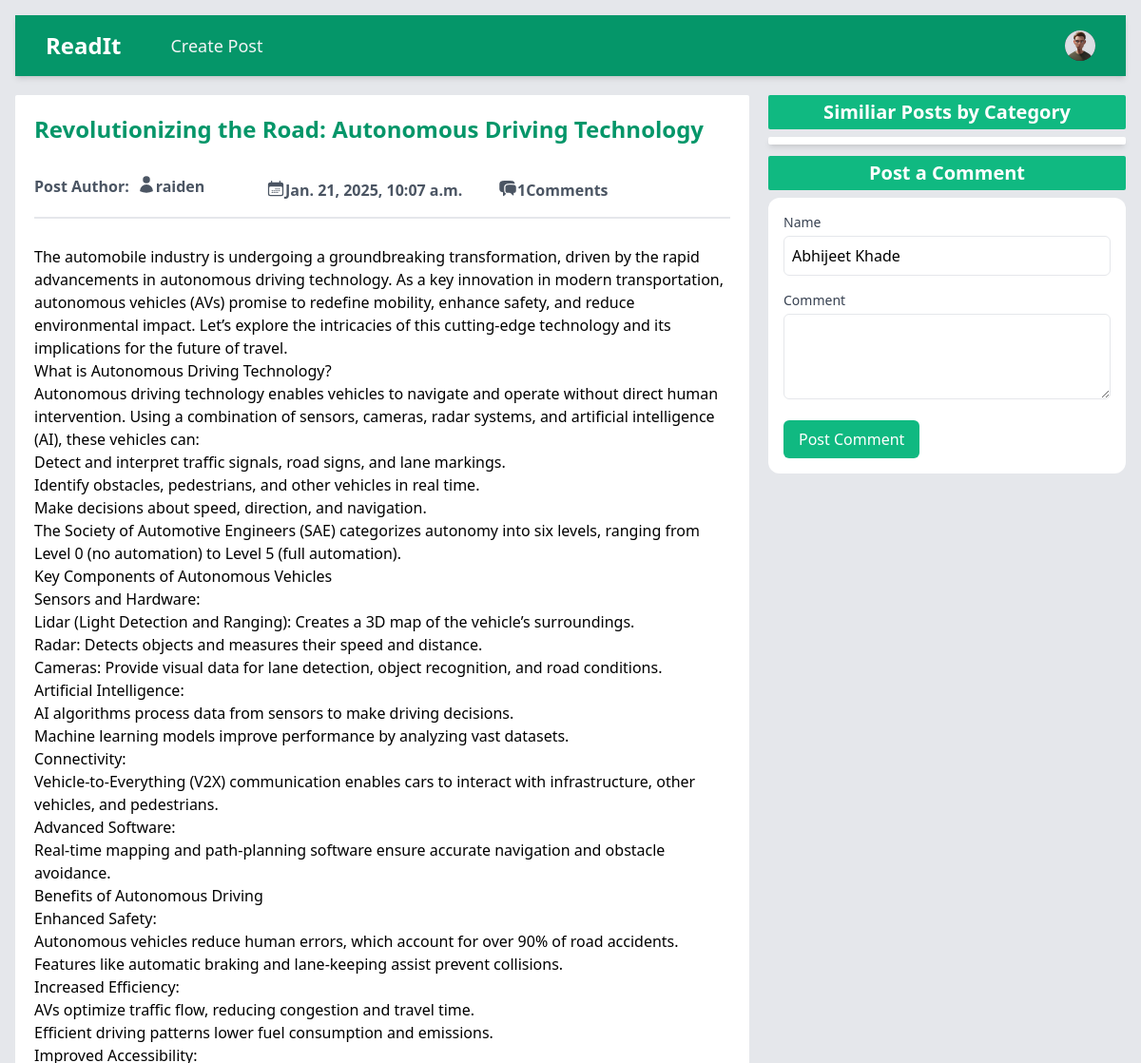
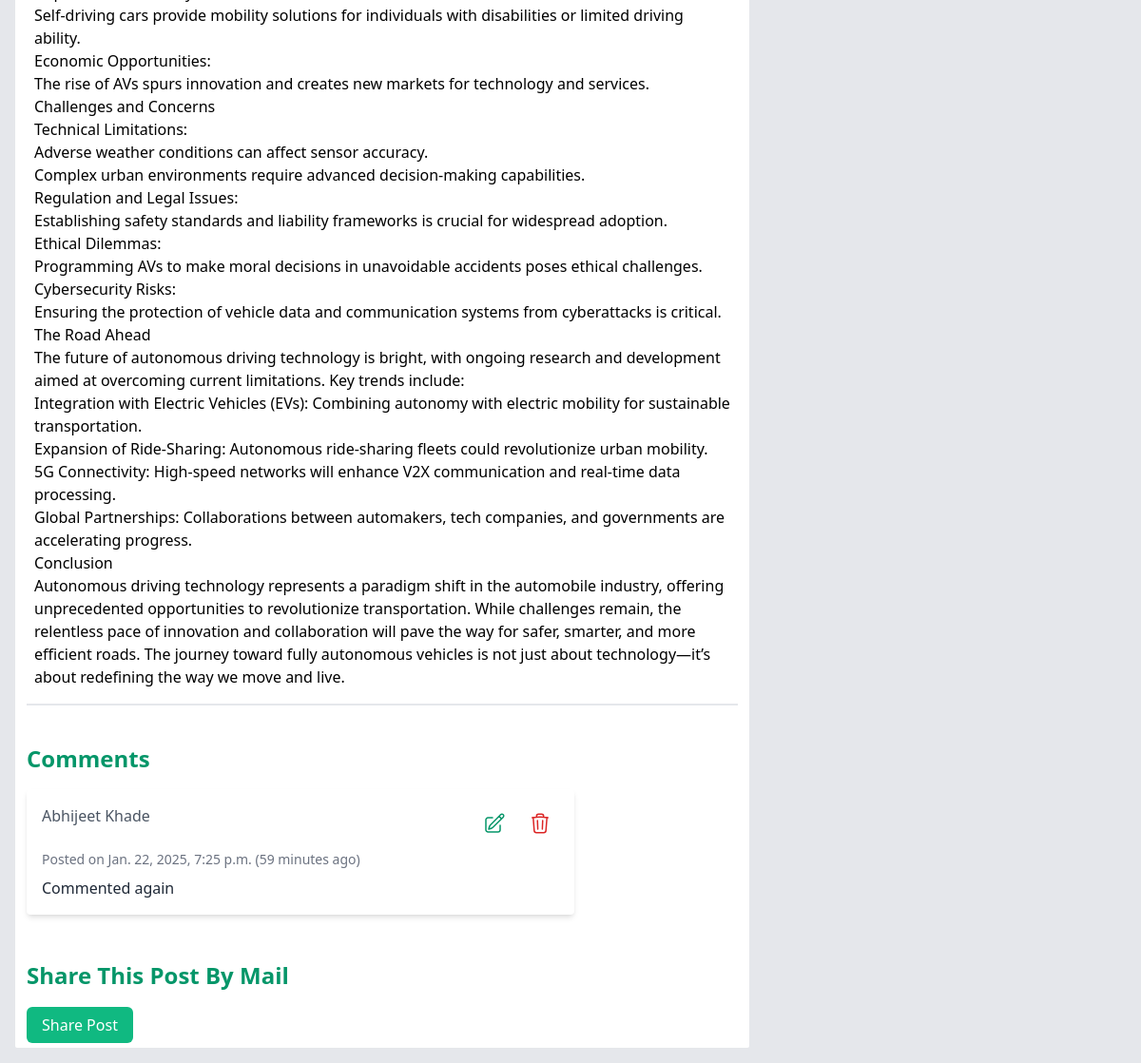
/read_post/be972665-3214-4772-821d-a4b12058b0da/revolutionizing-the-road-autonomous-driving-technology/ (signed in), run on the app's committed database (2 pictures, top to bottom).
### base/models.py (models this page shows, shortened)
class Post(models.Model):
    id = models.UUIDField(primary_key=True, max_length=15, editable=False, default=uuid.uuid4)
    title = models.CharField(max_length=250)
    slug = models.SlugField(max_length=250, unique_for_date='created', null=True, blank=True)
    author= models.ForeignKey(User, on_delete= models.CASCADE)
    body = models.TextField()
    image = models.ImageField(upload_to='blog_images/', default='default_blogimage.jpg')
    category = models.CharField(max_length=100)
    created = models.DateTimeField(auto_now=True)
    updated = models.DateTimeField(auto_now=True)
    class Meta:
        ordering = ['-created']
        indexes = [models.Index(fields=['-created'])]

class Comment(models.Model):
    id = models.UUIDField(primary_key=True, max_length=15, editable=False, default=uuid.uuid4)
    author = models.CharField(max_length=50)
    c_post = models.ForeignKey(Post, on_delete=models.CASCADE, related_name='comments')
    body = models.TextField()
    created = models.DateTimeField(auto_now=True)
    edited = models.DateTimeField(auto_now=True)
    registered_user = models.ForeignKey(User, on_delete=models.CASCADE, null=True, blank=True)

### base/views.py (the view, shortened to what this page needs)
# urls.py: path('read_post/<str:id>/<str:slug>/', views.read_post, name='read_post'),
def read_post(request, id, slug):
    post = Post.objects.get(id=id, slug=slug)
    similar_posts = Post.objects.filter(category=post.category)
    post_comments = Comment.objects.filter(c_post=post)
    return render(request, 'post.html', {
        'post': post,
        'similar_posts': similar_posts,
        'post_comments': post_comments,
    })

### base/templates/post.html (shortened to what this page needs)
{% load static %}
<!DOCTYPE html>
<html lang="en">
<head>
  <link rel="stylesheet" href="{% static 'style.css' %}" />
</head>
<body class="p-4 bg-gray-200">
  <nav class="bg-emerald-600 shadow-md">
    <div class="mx-auto max-w-7xl px-4 sm:px-6 lg:px-8">
      <div class="flex h-16 items-center justify-between">
        <div class="flex items-center">
          <div class="flex-shrink-0">
            <a class="text-2xl font-bold text-white" href="{% url 'home' %}">ReadIt</a>
          </div>
          <div class="hidden md:block">
            <div class="ml-10 flex items-baseline space-x-4">
              {% if user.is_authenticated %}
              <a
                href="{% url 'create_post' %}"
                class="text-gray-100 hover:bg-gray-700 hover:text-white rounded-md px-3 py-2 text-lg font-medium"
                aria-current="page"
                >Create Post</a
              >
              {% endif %}
            </div>
          </div>
        </div>
        <div class="hidden md:block">
          <div class="ml-4 flex items-center md:ml-6">
            {% if user.is_authenticated %}
            <div class="relative ml-3">
              <div>
                <button
                  type="button"
                  class="relative flex max-w-xs items-center rounded-full bg-gray-800 text-sm focus:outline-none focus:ring-2 focus:ring-white focus:ring-offset-2 focus:ring-offset-gray-800"
                  id="user-menu-button"
                  aria-expanded="false"
                  aria-haspopup="true"
                >
                  <span class="absolute -inset-1.5"></span>
                  {% if profile.avatar %}
                  <img
                    class="h-8 w-8 rounded-full"
                    src="{{ profile.avatar.url }}"
                    alt="User Profile Picture"
                  />
                  {% else %}
                  <img
                    class="h-8 w-8 rounded-full"
                    src="{% static 'user.jpg'%}"
                    alt="Default Profile Picture"
                  />
                  {% endif %}
                </button>
              </div>
            </div>
            {% endif %}
          </div>
        </div>
      </div>
    </div>
  </nav>
  <main class="mt-5 grid grid-cols-1 md:grid-cols-2 lg:grid-cols-3 gap-5">
    <section class="bg-white p-3 rounded-sm col-span-1 md:col-span-2 md:h-[80vh] overflow-y-scroll scrollbar-hide">
      <div class="w-full flex flex-col p-2">
        <h2 class="text-2xl font-bold pb-6 text-emerald-600">
          {{ post.title }}
        </h2>
        <div class="w-full py-2 space-y-1 text-md font-semibold text-gray-600 grid grid-cols-13 md:grid-cols-3">
          <div class="flex">
            <p class="mr-2">Post Author:</p>
            <a href="{% url 'profile' post.author.username post.author.id %}">
              {{ post.author }}
            </a>
          </div>
          <div class="flex">
            <p>{{ post.created }}</p>
          </div>
          <div class="flex">
            <p>{{ post.comments.count }}Comments</p>
          </div>
        </div>
        <hr class="border w-full my-2 border-gray-200" />
        <div class="w-full">
          <p class="text-left mt-5 text-gray-700">
            {{ post.body|linebreaks }}
          </p>
        </div>
      </div>
      <hr class="border w-full my-2 border-gray-200" />
      <div class="max-w-xl py-8">
        <h2 class="text-2xl text-emerald-600 font-bold mb-4">Comments</h2>
        {% for comment in post_comments %}
        <div class="bg-white shadow-md rounded p-4 mb-4">
          <div class="flex justify-between mb-2">
            <div class="text-gray-600">{{ comment.author }}</div>
            <div class="text-gray-400 flex gap-2">
              {% if user == comment.registered_user %}
              <a href="{% url 'update_comment' comment.id %}" class="text-emerald-600 rounded-xl hover:bg-emerald-100 p-2">
              </a>
              <a href="{% url 'delete_comment' comment.id %}" class="text-red-600 p-2 rounded-xl hover:bg-red-100">
              </a>
              {% endif %}
            </div>
          </div>
          <div class="text-gray-500 text-sm mb-2">
            Posted on {{ comment.created }} ({{ comment.created|timesince }} ago)
          </div>
          <p class="text-gray-800">
            {{ comment.body }}
          </p>
        </div>
        {% empty %}
        <h1 class="text-red-500 text-center font-medium text-xl italic">
          This post has no comments
        </h1>
        {% endfor %}
      </div>
      <h2 class="text-2xl capitalize font-bold pb-6 text-emerald-600">
        Share this post by mail
      </h2>
      <a href="{% url 'share_post' post.id %}"
        class="bg-emerald-500 text-white px-4 py-2 rounded-md hover:bg-emerald-600 focus:outline-none focus:ring focus:border-emerald-300">
        Share Post
      </a>
    </section>
    <section class="flex flex-col gap-2 md:h-[80vh]">
      <h1 class="bg-emerald-500 w-full font-semibold text-xl text-center py-1 rounded-sm text-white">
        Similiar Posts by Category
      </h1>
      <div class="w-full h-[25vh] overflow-y-scroll scrollbar-hide rounded-sm shadow-md bg-white flex flex-col p-1">
      </div>
      <div class="flex flex-col mt-1 order-first lg:order-last">
        <h1 class="bg-emerald-500 w-full font-semibold text-xl text-center py-1 mb-2 rounded-sm text-white">
          Post a Comment
        </h1>
        <form method="post" class="space-y-4 bg-white p-4 rounded-xl">
          <div>
            <label for="name" class="block text-sm font-medium text-gray-700">Name</label>
            {% if user.is_authenticated %}
            <input type="text" id="name" name="name" value="{{ user.first_name }} {{ user.last_name }}" required
              readonly
              class="mt-1 p-2 border w-full rounded-md focus:outline-none focus:ring-emerald-400 focus:border-emerald-300" />
            {% else %}
            <input type="text" id="name" name="name" required
              class="mt-1 p-2 border w-full rounded-md focus:outline-none focus:ring-emerald-400 focus:border-emerald-300" />
            {% endif %}
          </div>
          <div>
            <label for="comment" class="block text-sm font-medium text-gray-700">Comment</label>
            <textarea id="comment" name="comment" rows="3" required
              class="mt-1 p-2 border w-full rounded-md focus:outline-none focus:ring-emerald-400 focus:border-emerald-300"></textarea>
          </div>
          <div>
            <button type="submit"
              class="px-4 py-2 bg-emerald-500 text-white rounded-md hover:bg-emerald-600 focus:outline-none focus:ring-emerald-200">
              Post Comment
            </button>
          </div>
        </form>
      </div>
    </section>
  </main>
  </body>
</html>

### data on the page
Post: title "Revolutionizing the Road: Autonomous Driving Technology", author "raiden", created "Jan. 21, 2025, 10:07 a.m.", comments.count "1", body "The automobile industry is undergoing a groundbreaking transformation, driven by the rapid advancements in autonomous driving technology. As a key innovation in modern transportation, autonomous vehicles (AVs) promise to redefine mobility, enhance safety, and reduce environmental impact. Let’s explore the intricacies of this cutting-edge technology and its implications for the future of travel. What is Autonomous Driving Technology? Autonomous driving technology enables vehicles to navigate and operate without direct human intervention. Using a combination of sensors, cameras, radar systems, and artificial intelligence (AI), these vehicles can: Detect and interpret traffic signals, road…"
Comment: author "Abhijeet Khade", created "Jan. 22, 2025, 7:25 p.m.", created "59 minutes", body "Commented again"
